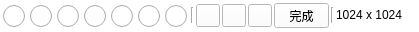
<?xml version="1.0" encoding="UTF-8"?>
<ui version="4.0">
 <class>QCtrlPanel</class>
 <widget class="QWidget" name="QCtrlPanel">
  <property name="geometry">
   <rect>
    <x>0</x>
    <y>0</y>
    <width>419</width>
    <height>32</height>
   </rect>
  </property>
  <property name="mouseTracking">
   <bool>true</bool>
  </property>
  <property name="windowTitle">
   <string>QCtrlPanel</string>
  </property>
  <property name="styleSheet">
   <string notr="true">background-color: rgb(255, 255, 255);</string>
  </property>
  <widget class="QWidget" name="layoutWidget">
   <property name="geometry">
    <rect>
     <x>0</x>
     <y>0</y>
     <width>428</width>
     <height>31</height>
    </rect>
   </property>
   <layout class="QHBoxLayout" name="horizontalLayout_3">
    <property name="spacing">
     <number>2</number>
    </property>
    <property name="leftMargin">
     <number>2</number>
    </property>
    <property name="topMargin">
     <number>0</number>
    </property>
    <property name="rightMargin">
     <number>0</number>
    </property>
    <property name="bottomMargin">
     <number>0</number>
    </property>
    <item>
     <widget class="QRadioButton" name="radioButton_Rectangle">
      <property name="minimumSize">
       <size>
        <width>25</width>
        <height>25</height>
       </size>
      </property>
      <property name="maximumSize">
       <size>
        <width>25</width>
        <height>25</height>
       </size>
      </property>
      <property name="toolTip">
       <string>矩形工具</string>
      </property>
      <property name="styleSheet">
       <string notr="true">QRadioButton::indicator {
    width:                  23px;
    height:                 23px;
}
QRadioButton::indicator::checked {
    image: url(:/newScreenShot/Resources/control_01.png);
	border:                 1px solid gray;
}

QRadioButton::indicator:unchecked {
    image: url(:/newScreenShot/Resources/control_01.png);
}
</string>
      </property>
      <property name="iconSize">
       <size>
        <width>23</width>
        <height>23</height>
       </size>
      </property>
      <property name="checkable">
       <bool>true</bool>
      </property>
      <property name="checked">
       <bool>false</bool>
      </property>
     </widget>
    </item>
    <item>
     <widget class="QRadioButton" name="radioButton_Elipse">
      <property name="minimumSize">
       <size>
        <width>25</width>
        <height>25</height>
       </size>
      </property>
      <property name="maximumSize">
       <size>
        <width>25</width>
        <height>25</height>
       </size>
      </property>
      <property name="toolTip">
       <string>椭圆工具</string>
      </property>
      <property name="styleSheet">
       <string notr="true">QRadioButton::indicator {
    width:                  23px;
    height:                 23px;
}
QRadioButton::indicator::checked {
    image: url(:/newScreenShot/Resources/control_02.png);
	border:                 1px solid gray;
}

QRadioButton::indicator:unchecked {
    image: url(:/newScreenShot/Resources/control_02.png);
}
</string>
      </property>
      <property name="icon">
       <iconset resource="screenShot.qrc">
        <normaloff>:/screenShot/Resources/control_02.jpg</normaloff>:/screenShot/Resources/control_02.jpg</iconset>
      </property>
     </widget>
    </item>
    <item>
     <widget class="QRadioButton" name="radioButton_Arrow">
      <property name="minimumSize">
       <size>
        <width>25</width>
        <height>25</height>
       </size>
      </property>
      <property name="maximumSize">
       <size>
        <width>25</width>
        <height>25</height>
       </size>
      </property>
      <property name="toolTip">
       <string>箭头工具</string>
      </property>
      <property name="styleSheet">
       <string notr="true">QRadioButton::indicator {
    width:                  23px;
    height:                 23px;
}
QRadioButton::indicator::checked {
    image: url(:/newScreenShot/Resources/control_03.png);
	border:                 1px solid gray;
}

QRadioButton::indicator:unchecked {
    image: url(:/newScreenShot/Resources/control_03.png);
}</string>
      </property>
     </widget>
    </item>
    <item>
     <widget class="QRadioButton" name="radioButton_Brush">
      <property name="minimumSize">
       <size>
        <width>25</width>
        <height>25</height>
       </size>
      </property>
      <property name="maximumSize">
       <size>
        <width>25</width>
        <height>25</height>
       </size>
      </property>
      <property name="toolTip">
       <string>画刷工具</string>
      </property>
      <property name="styleSheet">
       <string notr="true">QRadioButton::indicator {
    width:                  23px;
    height:                 23px;
}
QRadioButton::indicator::checked {
    image: url(:/newScreenShot/Resources/control_04.png);
	border:                 1px solid gray;
}

QRadioButton::indicator:unchecked {
    image: url(:/newScreenShot/Resources/control_04.png);
}</string>
      </property>
      <property name="icon">
       <iconset resource="screenShot.qrc">
        <normaloff>:/screenShot/Resources/control_04.jpg</normaloff>:/screenShot/Resources/control_04.jpg</iconset>
      </property>
     </widget>
    </item>
    <item>
     <widget class="QRadioButton" name="radioButton_Transparent">
      <property name="minimumSize">
       <size>
        <width>25</width>
        <height>25</height>
       </size>
      </property>
      <property name="maximumSize">
       <size>
        <width>25</width>
        <height>25</height>
       </size>
      </property>
      <property name="toolTip">
       <string>荧光笔工具</string>
      </property>
      <property name="styleSheet">
       <string notr="true">QRadioButton::indicator {
    width:                  23px;
    height:                 23px;
}
QRadioButton::indicator::checked {
    image: url(:/newScreenShot/Resources/control_05.png);
	border:                 1px solid gray;
}

QRadioButton::indicator:unchecked {
    image: url(:/newScreenShot/Resources/control_05.png);
}</string>
      </property>
      <property name="icon">
       <iconset resource="screenShot.qrc">
        <normaloff>:/screenShot/Resources/control_05.jpg</normaloff>:/screenShot/Resources/control_05.jpg</iconset>
      </property>
     </widget>
    </item>
    <item>
     <widget class="QRadioButton" name="radioButton_Mask">
      <property name="minimumSize">
       <size>
        <width>25</width>
        <height>25</height>
       </size>
      </property>
      <property name="maximumSize">
       <size>
        <width>25</width>
        <height>25</height>
       </size>
      </property>
      <property name="toolTip">
       <string>马赛克工具</string>
      </property>
      <property name="styleSheet">
       <string notr="true">QRadioButton::indicator {
    width:                  23px;
    height:                 23px;
}
QRadioButton::indicator::checked {
    image: url(:/newScreenShot/Resources/control_06.png);
	border:                 1px solid gray;
}

QRadioButton::indicator:unchecked {
    image: url(:/newScreenShot/Resources/control_06.png);
}</string>
      </property>
      <property name="icon">
       <iconset resource="screenShot.qrc">
        <normaloff>:/screenShot/Resources/control_06.jpg</normaloff>:/screenShot/Resources/control_06.jpg</iconset>
      </property>
     </widget>
    </item>
    <item>
     <widget class="QRadioButton" name="radioButton_Text">
      <property name="minimumSize">
       <size>
        <width>25</width>
        <height>25</height>
       </size>
      </property>
      <property name="maximumSize">
       <size>
        <width>25</width>
        <height>25</height>
       </size>
      </property>
      <property name="toolTip">
       <string>文字工具</string>
      </property>
      <property name="styleSheet">
       <string notr="true">QRadioButton::indicator {
    width:                  23px;
    height:                 23px;
}
QRadioButton::indicator::checked {
    image: url(:/newScreenShot/Resources/control_07.png);
	border:                 1px solid gray;
}

QRadioButton::indicator:unchecked {
    image: url(:/newScreenShot/Resources/control_07.png);
}</string>
      </property>
      <property name="icon">
       <iconset resource="screenShot.qrc">
        <normaloff>:/screenShot/Resources/control_07.jpg</normaloff>:/screenShot/Resources/control_07.jpg</iconset>
      </property>
     </widget>
    </item>
    <item>
     <widget class="Line" name="line_5">
      <property name="maximumSize">
       <size>
        <width>16777215</width>
        <height>16</height>
       </size>
      </property>
      <property name="frameShadow">
       <enum>QFrame::Sunken</enum>
      </property>
      <property name="midLineWidth">
       <number>0</number>
      </property>
      <property name="orientation">
       <enum>Qt::Vertical</enum>
      </property>
     </widget>
    </item>
    <item>
     <widget class="QToolButton" name="toolButton_undo">
      <property name="toolTip">
       <string>撤销</string>
      </property>
      <property name="icon">
       <iconset resource="screenShot.qrc">
        <normaloff>:/newScreenShot/Resources/control_08.png</normaloff>:/newScreenShot/Resources/control_08.png</iconset>
      </property>
     </widget>
    </item>
    <item>
     <widget class="QToolButton" name="toolButton_Save">
      <property name="toolTip">
       <string>保存截图</string>
      </property>
      <property name="icon">
       <iconset resource="screenShot.qrc">
        <normaloff>:/newScreenShot/Resources/control_09.png</normaloff>:/newScreenShot/Resources/control_09.png</iconset>
      </property>
     </widget>
    </item>
    <item>
     <widget class="QToolButton" name="toolButton_Cancel">
      <property name="toolTip">
       <string>取消截图</string>
      </property>
      <property name="icon">
       <iconset resource="screenShot.qrc">
        <normaloff>:/newScreenShot/Resources/control_10.png</normaloff>:/newScreenShot/Resources/control_10.png</iconset>
      </property>
     </widget>
    </item>
    <item>
     <widget class="QToolButton" name="toolButton_OK">
      <property name="minimumSize">
       <size>
        <width>55</width>
        <height>0</height>
       </size>
      </property>
      <property name="toolTip">
       <string>完成截图</string>
      </property>
      <property name="text">
       <string>完成</string>
      </property>
      <property name="icon">
       <iconset resource="screenShot.qrc">
        <normaloff>:/newScreenShot/Resources/control_11.png</normaloff>:/newScreenShot/Resources/control_11.png</iconset>
      </property>
      <property name="toolButtonStyle">
       <enum>Qt::ToolButtonTextBesideIcon</enum>
      </property>
     </widget>
    </item>
    <item>
     <widget class="Line" name="line_6">
      <property name="maximumSize">
       <size>
        <width>16777215</width>
        <height>16</height>
       </size>
      </property>
      <property name="midLineWidth">
       <number>0</number>
      </property>
      <property name="orientation">
       <enum>Qt::Vertical</enum>
      </property>
     </widget>
    </item>
    <item>
     <widget class="QLabel" name="label_Resolution">
      <property name="minimumSize">
       <size>
        <width>80</width>
        <height>24</height>
       </size>
      </property>
      <property name="maximumSize">
       <size>
        <width>80</width>
        <height>24</height>
       </size>
      </property>
      <property name="toolTip">
       <string>当前截图大小</string>
      </property>
      <property name="text">
       <string>1024 x 1024</string>
      </property>
      <property name="scaledContents">
       <bool>false</bool>
      </property>
     </widget>
    </item>
   </layout>
  </widget>
 </widget>
 <layoutdefault spacing="6" margin="11"/>
 <resources>
  <include location="screenShot.qrc"/>
 </resources>
 <connections/>
</ui>
